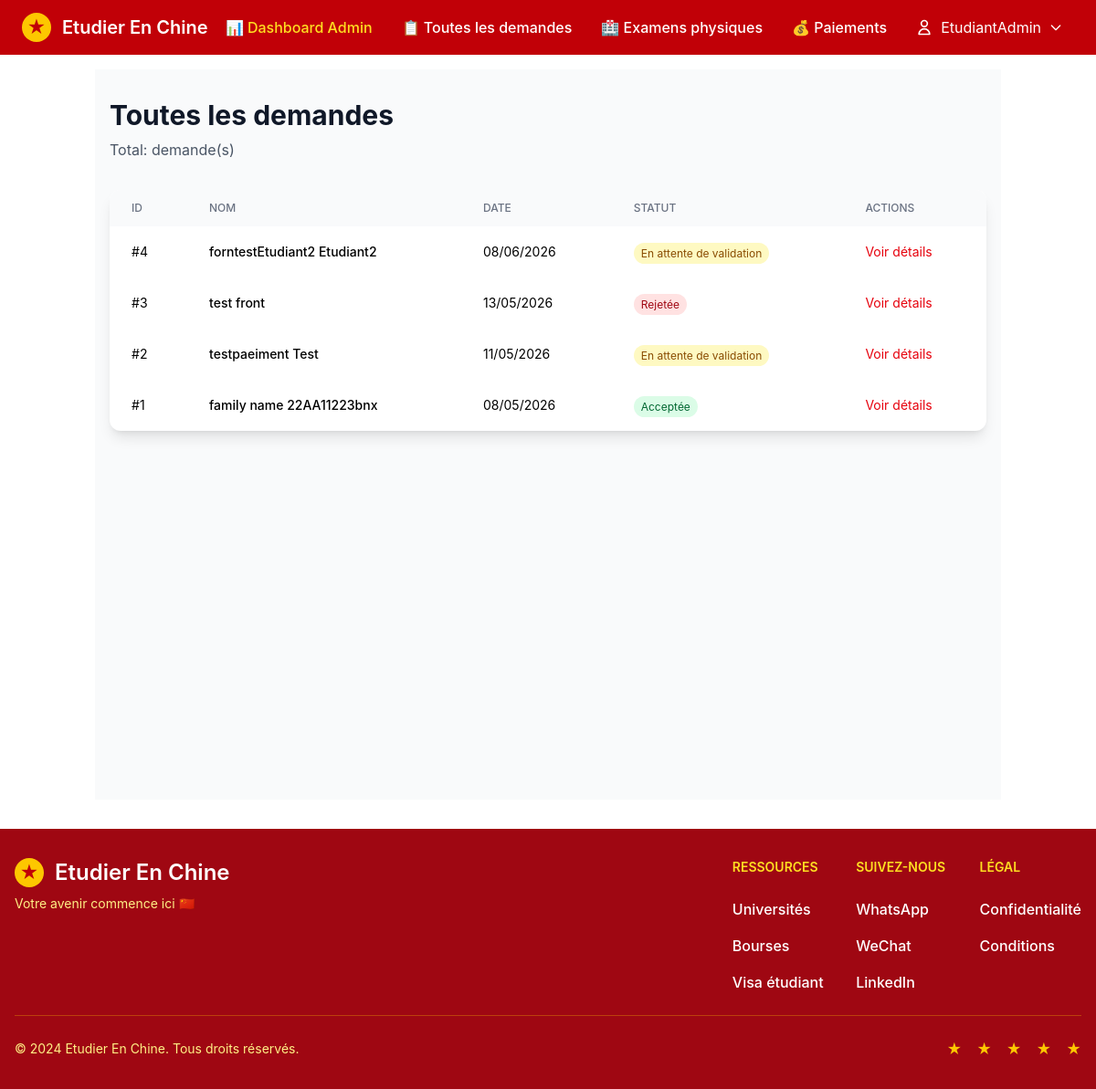
/applications/ (signed in), run on an earlier commit of the app's database.
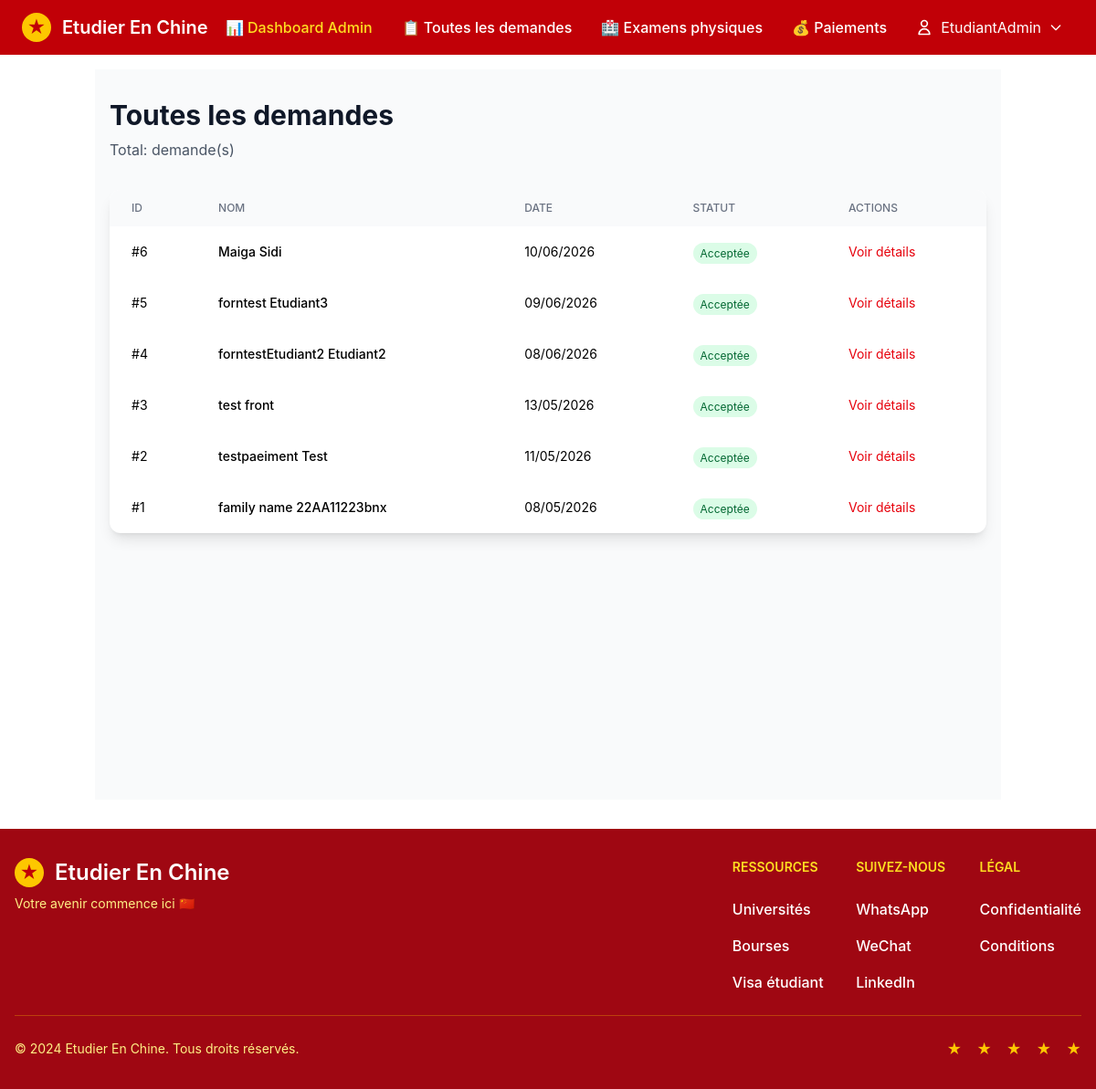
And on a later commit of the database.
### main_apps/gestion/models.py (models this page shows, shortened)
class StudentApplication(models.Model):
    user = models.ForeignKey(
        settings.AUTH_USER_MODEL,
        on_delete=models.CASCADE,
        related_name='applications',
        null=True,
        blank=True,
        verbose_name="Utilisateur"
    )
    family_name = models.CharField(
        max_length=100,
        verbose_name="Nom de famille (comme sur le passeport)",
        help_text="Family Name (as on passport)"
    )
    given_name = models.CharField(
        max_length=100,
        verbose_name="Prénom (comme sur le passeport)",
        help_text="Given Name (as on passport)"
    )
    chinese_name = models.CharField(
        max_length=100,
        blank=True,
        null=True,
        verbose_name="Nom chinois",
        help_text="Chinese Name (if available)"
    )
    class Gender(models.TextChoices):
        MALE = 'M', 'Masculin'
        FEMALE = 'F', 'Féminin'
    gender = models.CharField(
        max_length=1,
        choices=Gender.choices,
        verbose_name="Genre"
    )
    class MaritalStatus(models.TextChoices):
        SINGLE = 'SINGLE', 'Célibataire'
        MARRIED = 'MARRIED', 'Marié(e)'
        DIVORCED = 'DIVORCED', 'Divorcé(e)'
        WIDOWED = 'WIDOWED', 'Veuf/Veuve'
    marital_status = models.CharField(
        max_length=20,
        choices=MaritalStatus.choices,
        verbose_name="Situation matrimoniale"
    )
    nationality = models.CharField(
        max_length=100,
        verbose_name="Nationalité"
    )
    country_of_birth = models.CharField(
        max_length=100,
        verbose_name="Pays de naissance"
    )
    birth_date = models.DateField(
        verbose_name="Date de naissance"
    )
    place_of_birth = models.CharField(
        max_length=200,
        verbose_name="Lieu de naissance (Ville, Province)"
    )
    native_language = models.CharField(
        max_length=100,
        verbose_name="Langue maternelle"
    )
    class EducationLevel(models.TextChoices):
        HIGH_SCHOOL = 'HIGH_SCHOOL', 'Lycée'
        BACHELOR = 'BACHELOR', 'Licence'
        MASTER = 'MASTER', 'Master'
        DOCTORATE = 'DOCTORATE', 'Doctorat'
    highest_education = models.CharField(
        max_length=20,
        choices=EducationLevel.choices,
        verbose_name="Plus haut niveau d'éducation"
    )
    religion = models.CharField(
        max_length=100,
        blank=True,
        null=True,
        verbose_name="Religion"
    )
    employer_or_institution = models.CharField(
        max_length=200,
        blank=True,
        null=True,
        verbose_name="Employeur ou institution affiliée"
    )
    occupation = models.CharField(
        max_length=100,
        blank=True,
        null=True,
        verbose_name="Profession"
    )
    class HealthStatus(models.TextChoices):
        EXCELLENT = 'EXCELLENT', 'Excellent'
        GOOD = 'GOOD', 'Bon'
        FAIR = 'FAIR', 'Moyen'
        POOR = 'POOR', 'Mauvais'
    health_status = models.CharField(
        max_length=20,
        choices=HealthStatus.choices,
        default='GOOD',
        verbose_name="État de santé"
    )
    is_emigrant_from_china = models.BooleanField(
        default=False,
        verbose_name="Émigrant de Chine continentale, Hong Kong, Macao ou Taïwan ?"
    )
    hobby = models.CharField(
        max_length=200,
        blank=True,
        null=True,
        verbose_name="Loisirs"
    )
    passport_number = models.CharField(
        max_length=50,
        validators=[MinLengthValidator(5)],
        verbose_name="Numéro de passeport"
    )
    passport_expiration_date = models.DateField(
        verbose_name="Date d'expiration du passeport"
    )
    education_history = models.JSONField(
        default=list,
        verbose_name="Historique des formations",
        help_text="Liste des formations (lycée et supérieur)"
    )
    work_experience = models.JSONField(
        default=list,
        verbose_name="Expérience professionnelle",
        help_text="Liste des expériences professionnelles"
    )
    family_members = models.JSONField(
        default=list,
        verbose_name="Membres de la famille",
        help_text="Au moins 2 membres de la famille"
    )
    guarantor_name = models.CharField(
        max_length=200,
        verbose_name="Nom du garant"
    )
    guarantor_address = models.TextField(
        verbose_name="Adresse du garant"
    )
    guarantor_tel = models.CharField(
        max_length=50,
        verbose_name="Téléphone du garant"
    )
    guarantor_relationship = models.CharField(
        max_length=100,
        verbose_name="Lien avec le garant"
    )
    guarantor_organization = models.CharField(
        max_length=200,
        blank=True,
        null=True,
        verbose_name="Organisation du garant"
    )
    guarantor_email = models.EmailField(
        blank=True,
        null=True,
        verbose_name="Email du garant"
    )
    home_address_street = models.TextField(
        verbose_name="Adresse domicile (rue)"
    )
    home_address_city_province = models.CharField(
        max_length=200,
        verbose_name="Ville/Province"
    )
    home_address_country = models.CharField(
        max_length=100,
        verbose_name="Pays"
    )
    home_address_phone = models.CharField(
        max_length=50,
        verbose_name="Téléphone domicile"
    )
    home_address_mobile = models.CharField(
        max_length=50,
        blank=True,
        null=True,
        verbose_name="Mobile domicile"
    )
    home_address_zipcode = models.CharField(
        max_length=20,
        blank=True,
        null=True,
        verbose_name="Code postal"
    )
    same_current_as_home = models.BooleanField(
        default=True,
        verbose_name="Adresse actuelle identique à l'adresse domicile"
    )
    current_address = models.TextField(
        blank=True,
        null=True,
        verbose_name="Adresse actuelle"
    )
    personal_email = models.EmailField(
        verbose_name="Email personnel"
    )
    facebook_account = models.CharField(
        max_length=100,
        blank=True,
        null=True,
        verbose_name="Facebook"
    )
    wechat_account = models.CharField(
        max_length=100,
        blank=True,
        null=True,
        verbose_name="WeChat"
    )
    linkedin_account = models.CharField(
        max_length=100,
        blank=True,
        null=True,
        verbose_name="LinkedIn"
    )
    twitter_account = models.CharField(
        max_length=100,
        blank=True,
        null=True,
        verbose_name="Twitter"
    )
    qq_account = models.CharField(
        max_length=50,
        blank=True,
        null=True,
        verbose_name="QQ"
    )
    msn_account = models.CharField(
        max_length=100,
        blank=True,
        null=True,
        verbose_name="MSN"
    )
    class Status(models.TextChoices):
        PENDING_PAYMENT = 'PENDING_PAYMENT', 'En attente de paiement'
        PENDING = 'PENDING', 'En attente de validation'
        REVIEWING = 'REVIEWING', 'En cours d\'examen'
        ACCEPTED = 'ACCEPTED', 'Acceptée'
        REJECTED = 'REJECTED', 'Rejetée'
        NEEDS_INFO = 'NEEDS_INFO', 'Informations complémentaires requises'
    status = models.CharField(
        max_length=20,
        default=Status.PENDING_PAYMENT,
        choices=Status.choices,
        verbose_name="Statut"
    )
    application_date = models.DateTimeField(
        default=timezone.now,
        verbose_name="Date de soumission"
    )
    notes = models.TextField(
        blank=True,
        null=True,
        verbose_name="Notes"
    )
    created_at = models.DateTimeField(auto_now_add=True)
    updated_at = models.DateTimeField(auto_now=True)
    class Meta:
        verbose_name = "Demande d'admission"
        verbose_name_plural = "Demandes d'admission"
        ordering = ['-application_date']
        unique_together = ['user', 'passport_number']
    @property
    def full_name(self):
        return f"{self.family_name} {self.given_name}"

### core/views.py (the view)
# urls.py: path('applications/', core_views.application_list, name='application_list'),
@login_required
@staff_member_required  # Seulement pour les admins
def application_list(request):
    applications = StudentApplication.objects.all().order_by('-application_date')
    return render(request, 'gestion/application_list.html', {'applications': applications})

### templates/gestion/application_list.html
{% extends "_base.html" %}
{% load static %}
{% block content %}
<div class="min-h-screen bg-gray-50 dark:bg-gray-900 py-8 px-4">
    <div class="max-w-7xl mx-auto">
        <div class="mb-8">
            <h1 class="text-3xl font-bold text-gray-900 dark:text-white">
                {% if user.is_staff %}Toutes les demandes{% else %}Mes demandes{% endif %}
            </h1>
            <p class="text-gray-600 dark:text-gray-400 mt-2">
                Total: {{ total_count }} demande(s)
            </p>
        </div>
        <div class="bg-white dark:bg-gray-800 rounded-xl shadow-lg overflow-hidden">
            <div class="overflow-x-auto">
                <table class="w-full">
                    <thead class="bg-gray-50 dark:bg-gray-700">
                        <tr>
                            <th class="px-6 py-3 text-left text-xs font-medium text-gray-500 uppercase">ID</th>
                            <th class="px-6 py-3 text-left text-xs font-medium text-gray-500 uppercase">Nom</th>
                            <th class="px-6 py-3 text-left text-xs font-medium text-gray-500 uppercase">Date</th>
                            <th class="px-6 py-3 text-left text-xs font-medium text-gray-500 uppercase">Statut</th>
                            <th class="px-6 py-3 text-left text-xs font-medium text-gray-500 uppercase">Actions</th>
                        </tr>
                    </thead>
                    <tbody>
                        {% for application in applications %}
                        <tr class="hover:bg-gray-50 dark:hover:bg-gray-700 transition">
                            <td class="px-6 py-4 text-sm">#{{ application.id }}</td>
                            <td class="px-6 py-4 text-sm font-medium">{{ application.full_name }}</td>
                            <td class="px-6 py-4 text-sm">{{ application.application_date|date:"d/m/Y" }}</td>
                            <td class="px-6 py-4">
                                <span class="px-2 py-1 text-xs rounded-full
                                    {% if application.status == 'ACCEPTED' %}bg-green-100 text-green-800
                                    {% elif application.status == 'REJECTED' %}bg-red-100 text-red-800
                                    {% elif application.status == 'REVIEWING' %}bg-blue-100 text-blue-800
                                    {% else %}bg-yellow-100 text-yellow-800{% endif %}">
                                    {{ application.get_status_display }}
                                </span>
                            </td>
                            <td class="px-6 py-4 text-sm">
                                <a href="{% url 'application_detail' application.id %}"
                                    class="text-red-600 hover:text-red-800">
                                    Voir détails
                                </a>
                            </td>
                        </tr>
                        {% empty %}
                        <tr>
                            <td colspan="5" class="px-6 py-8 text-center text-gray-500">
                                Aucune demande trouvée
                            </td>
                        </tr>
                        {% endfor %}
                    </tbody>
                </table>
            </div>
        </div>
    </div>
</div>
{% endblock %}

What changed in the data, as far as the page shows it:
added StudentApplication: id "6", full_name "Maiga Sidi", application_date "10/06/2026", status "Acceptée"
added StudentApplication: id "5", full_name "forntest Etudiant3", application_date "09/06/2026", status "Acceptée"
changed StudentApplication "forntestEtudiant2 Etudiant2": status "En attente de validation" → "Acceptée"
changed StudentApplication "test front": status "Rejetée" → "Acceptée"
changed StudentApplication "testpaeiment Test": status "En attente de validation" → "Acceptée"
